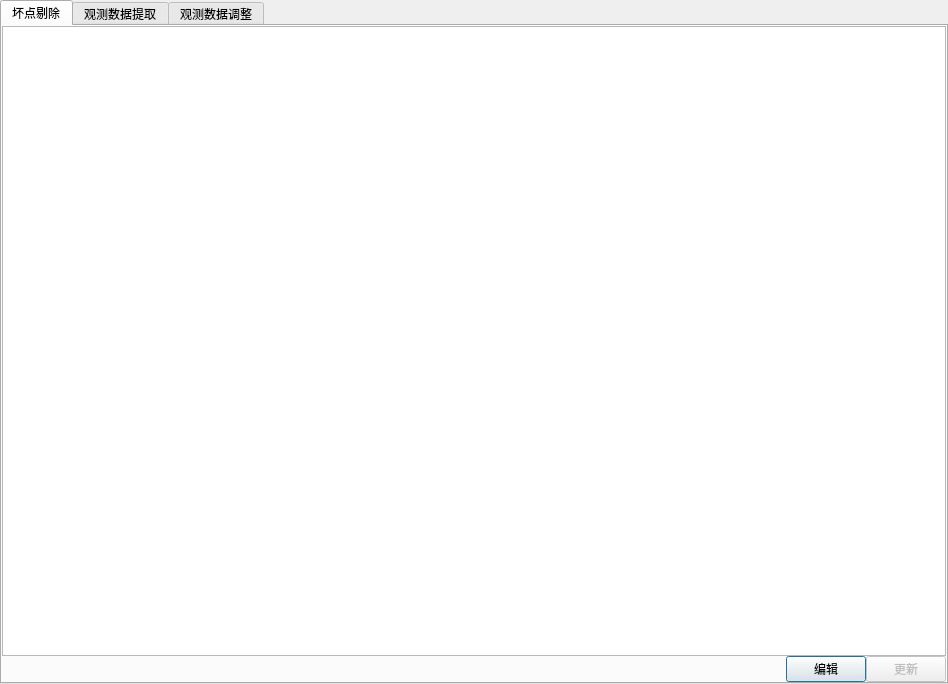
<?xml version="1.0" encoding="UTF-8"?>
<ui version="4.0">
 <class>DialogDataPreprocessing</class>
 <widget class="QDialog" name="DialogDataPreprocessing">
  <property name="geometry">
   <rect>
    <x>0</x>
    <y>0</y>
    <width>948</width>
    <height>684</height>
   </rect>
  </property>
  <property name="minimumSize">
   <size>
    <width>0</width>
    <height>260</height>
   </size>
  </property>
  <property name="windowTitle">
   <string>数据预处理</string>
  </property>
  <layout class="QHBoxLayout" name="horizontalLayout_2" stretch="0">
   <property name="spacing">
    <number>0</number>
   </property>
   <property name="leftMargin">
    <number>0</number>
   </property>
   <property name="topMargin">
    <number>0</number>
   </property>
   <property name="rightMargin">
    <number>0</number>
   </property>
   <property name="bottomMargin">
    <number>0</number>
   </property>
   <item>
    <widget class="QTabWidget" name="tabWidget">
     <property name="currentIndex">
      <number>0</number>
     </property>
     <widget class="QWidget" name="tabRemovePoint">
      <attribute name="title">
       <string>坏点剔除</string>
      </attribute>
      <layout class="QVBoxLayout" name="verticalLayout" stretch="100,1">
       <property name="spacing">
        <number>0</number>
       </property>
       <property name="leftMargin">
        <number>0</number>
       </property>
       <property name="topMargin">
        <number>0</number>
       </property>
       <property name="rightMargin">
        <number>0</number>
       </property>
       <property name="bottomMargin">
        <number>0</number>
       </property>
       <item>
        <widget class="MyTableWidgetRemoveBadPoints" name="tableWidgetRemovePoint"/>
       </item>
       <item>
        <layout class="QHBoxLayout" name="horizontalLayout_8">
         <item>
          <spacer name="horizontalSpacer_2">
           <property name="orientation">
            <enum>Qt::Horizontal</enum>
           </property>
           <property name="sizeHint" stdset="0">
            <size>
             <width>40</width>
             <height>20</height>
            </size>
           </property>
          </spacer>
         </item>
         <item>
          <widget class="QPushButton" name="pushButton_measuring_edit">
           <property name="text">
            <string>编辑</string>
           </property>
          </widget>
         </item>
         <item>
          <widget class="QPushButton" name="pushButton_measuring_update">
           <property name="enabled">
            <bool>false</bool>
           </property>
           <property name="text">
            <string>更新</string>
           </property>
          </widget>
         </item>
        </layout>
       </item>
      </layout>
     </widget>
     <widget class="QWidget" name="tabDataExtraction">
      <attribute name="title">
       <string>观测数据提取</string>
      </attribute>
      <layout class="QHBoxLayout" name="horizontalLayout_3">
       <property name="spacing">
        <number>0</number>
       </property>
       <property name="leftMargin">
        <number>0</number>
       </property>
       <property name="topMargin">
        <number>0</number>
       </property>
       <property name="rightMargin">
        <number>0</number>
       </property>
       <property name="bottomMargin">
        <number>0</number>
       </property>
       <item>
        <widget class="QTableWidget" name="tableWidgetDataExtraction">
         <property name="editTriggers">
          <set>QAbstractItemView::NoEditTriggers</set>
         </property>
        </widget>
       </item>
      </layout>
     </widget>
     <widget class="QWidget" name="tabMeasuringPoints">
      <attribute name="title">
       <string>观测数据调整</string>
      </attribute>
      <layout class="QVBoxLayout" name="verticalLayout_4">
       <property name="spacing">
        <number>0</number>
       </property>
       <property name="leftMargin">
        <number>0</number>
       </property>
       <property name="topMargin">
        <number>0</number>
       </property>
       <property name="rightMargin">
        <number>0</number>
       </property>
       <property name="bottomMargin">
        <number>0</number>
       </property>
       <item>
        <layout class="QVBoxLayout" name="verticalLayout_3" stretch="100,1">
         <property name="spacing">
          <number>0</number>
         </property>
         <item>
          <layout class="QHBoxLayout" name="horizontalLayout" stretch="1,100">
           <property name="spacing">
            <number>0</number>
           </property>
           <item>
            <widget class="MyPushButtonV" name="pushButton_V">
             <property name="sizePolicy">
              <sizepolicy hsizetype="Expanding" vsizetype="Expanding">
               <horstretch>0</horstretch>
               <verstretch>0</verstretch>
              </sizepolicy>
             </property>
             <property name="styleSheet">
              <string notr="true">border:none;background-color: rgb(232, 232, 232);</string>
             </property>
             <property name="text">
              <string/>
             </property>
            </widget>
           </item>
           <item>
            <widget class="DataPreprocess" name="tableWidget_2">
             <property name="styleSheet">
              <string notr="true">border:none</string>
             </property>
            </widget>
           </item>
          </layout>
         </item>
         <item>
          <widget class="MyPushButtonH" name="pushButton_H">
           <property name="sizePolicy">
            <sizepolicy hsizetype="Expanding" vsizetype="Expanding">
             <horstretch>0</horstretch>
             <verstretch>0</verstretch>
            </sizepolicy>
           </property>
           <property name="styleSheet">
            <string notr="true">border:none;
background-color: rgb(232, 232, 232);</string>
           </property>
           <property name="text">
            <string/>
           </property>
           <property name="flat">
            <bool>false</bool>
           </property>
          </widget>
         </item>
        </layout>
       </item>
      </layout>
     </widget>
    </widget>
   </item>
  </layout>
 </widget>
 <customwidgets>
  <customwidget>
   <class>DataPreprocess</class>
   <extends>QTableWidget</extends>
   <header>dataPreProcess/dataPreProcess.h</header>
  </customwidget>
  <customwidget>
   <class>MyTableWidgetRemoveBadPoints</class>
   <extends>QTableWidget</extends>
   <header>MyTableWidgetRemoveBadPoints.h</header>
  </customwidget>
  <customwidget>
   <class>MyPushButtonH</class>
   <extends>QPushButton</extends>
   <header>MyPushButtonH.h</header>
  </customwidget>
  <customwidget>
   <class>MyPushButtonV</class>
   <extends>QPushButton</extends>
   <header>MyPushButtonV.h</header>
  </customwidget>
 </customwidgets>
 <resources/>
 <connections>
  <connection>
   <sender>pushButton_measuring_edit</sender>
   <signal>clicked()</signal>
   <receiver>DialogDataPreprocessing</receiver>
   <slot>onSupplyEditClick()</slot>
   <hints>
    <hint type="sourcelabel">
     <x>493</x>
     <y>390</y>
    </hint>
    <hint type="destinationlabel">
     <x>377</x>
     <y>-18</y>
    </hint>
   </hints>
  </connection>
  <connection>
   <sender>pushButton_measuring_update</sender>
   <signal>clicked()</signal>
   <receiver>DialogDataPreprocessing</receiver>
   <slot>onSupplyUpdateClick()</slot>
   <hints>
    <hint type="sourcelabel">
     <x>575</x>
     <y>393</y>
    </hint>
    <hint type="destinationlabel">
     <x>531</x>
     <y>-10</y>
    </hint>
   </hints>
  </connection>
 </connections>
 <slots>
  <slot>onSupplyEditClick()</slot>
  <slot>onSupplyUpdateClick()</slot>
 </slots>
</ui>
